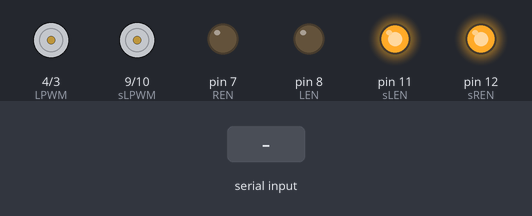
A sketch run on a simulated Arduino Uno, built with avr-gcc and run on an emulated ATmega328P. On the bench: motor-driver pin pairs drawn as motors (green arrow = first pin HIGH = forward, orange = second pin HIGH = backward, longer = more drive), output pins drawn as LEDs (lit = HIGH). The inputs (shaded band) are chosen by the test bench.

Above: at 1.2 s.
1.3 s: "w" received over Serial
At 1.7 s:
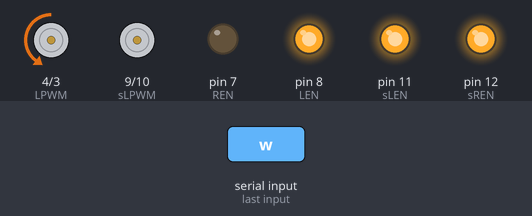
2.8 s: "s" received over Serial
At 4.0 s:
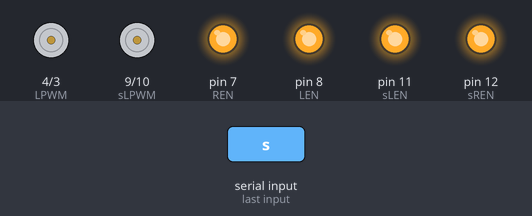
4.3 s: "a" received over Serial
At 5.1 s:
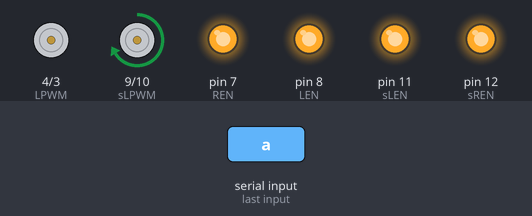
6.8 s: "d" received over Serial
At 7.1 s:
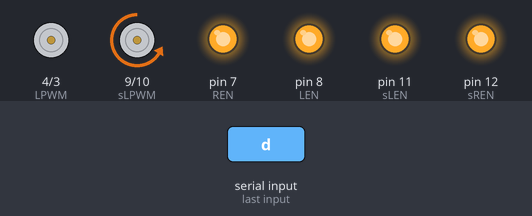
Timing chart, 0 to 9.8 s (numbered marks = the images above; inputs shaded):
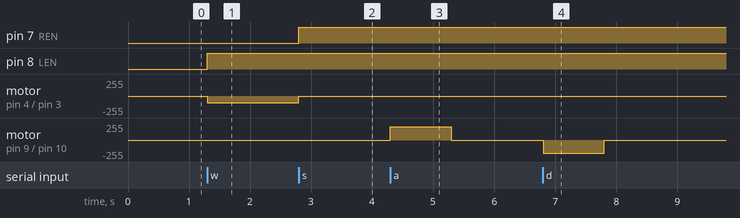

Measured:
- after the input at 1.3 s, pin 8 (LEN): LOW → HIGH at once; motor on pin 4 (LPWM) / pin 3 (RPWM): stopped → backward 100/255 at once
- after the input at 2.8 s, pin 7 (REN): LOW → HIGH at once; motor on pin 4 (LPWM) / pin 3 (RPWM): backward 100/255 → stopped at once
- after the input at 4.3 s, motor on pin 9 (sLPWM) / pin 10 (sRPWM): stopped → forward 200/255 at once, → stopped 1.0 s later
- after the input at 6.8 s, motor on pin 9 (sLPWM) / pin 10 (sRPWM): stopped → backward 200/255 at once, → stopped 1.0 s later

The sketch:

motor_control_with_steering.ino
```cpp
#define RPWM 3  // Right PWM (Drive Motor)
#define LPWM 4  // Left PWM (Drive Motor)
#define REN 7   // Right Enable (Drive Motor)
#define LEN 8   // Left Enable (Drive Motor)

#define sLPWM 9  // Steering Left PWM signal
#define sRPWM 10 // Steering Right PWM signal
#define sLEN 11  // Steering Left Enable signal
#define sREN 12  // Steering Right Enable signal

void setup() {
    pinMode(RPWM, OUTPUT);
    pinMode(LPWM, OUTPUT);
    pinMode(REN, OUTPUT);
    pinMode(LEN, OUTPUT);

    pinMode(sLPWM, OUTPUT);
    pinMode(sRPWM, OUTPUT);
    pinMode(sLEN, OUTPUT);
    pinMode(sREN, OUTPUT);

    digitalWrite(sLEN, HIGH); // Enable steering motor
    digitalWrite(sREN, HIGH);

    Serial.begin(9600);
}

void loop() {
    if (Serial.available() > 0) {
        char command = Serial.read();
        controlMotors(command);
    }
}

void controlMotors(char command) {
    int speed = 100;  // Adjust speed (0-255)
    int steer_speed = 200; // Steering motor speed

    switch (command) {
        case 'w': // Move Forward
            digitalWrite(REN, LOW); // Enable drive motorsc
            digitalWrite(LEN, HIGH);
            analogWrite(RPWM, speed);
            analogWrite(LPWM, 0);
            break;
        case 's': // Move Backward
            digitalWrite(REN, HIGH); // Enable drive motorsc
            digitalWrite(LEN, HIGH);
            analogWrite(RPWM, 0);
            analogWrite(LPWM, speed);
            break;
        case 'a': // Turn Left (Brief Steering Adjustment)
            //digitalWrite(sLPWM, HIGH);
            //digitalWrite(sRPWM, LOW);
            analogWrite(sLPWM, steer_speed);
            analogWrite(sRPWM, 0);
            delay(1000); // Adjust based on testing
            analogWrite(sLPWM, 0);
            analogWrite(sLPWM, 0);
            break;
        case 'd': // Turn Right (Brief Steering Adjustment)
            //digitalWrite(sLPWM, LOW);
            //digitalWrite(sRPWM, HIGH);
            analogWrite(sLPWM, 0);
            analogWrite(sRPWM, steer_speed);
            delay(1000); // Adjust based on testing
            analogWrite(sLPWM, 0);
            analogWrite(sRPWM, 0);
            break;
        case 'x': // Stop All
            analogWrite(RPWM, 0);
            analogWrite(LPWM, 0);
            analogWrite(sLPWM, 0);
            analogWrite(sRPWM, 0);
            break;
    }
}
```
